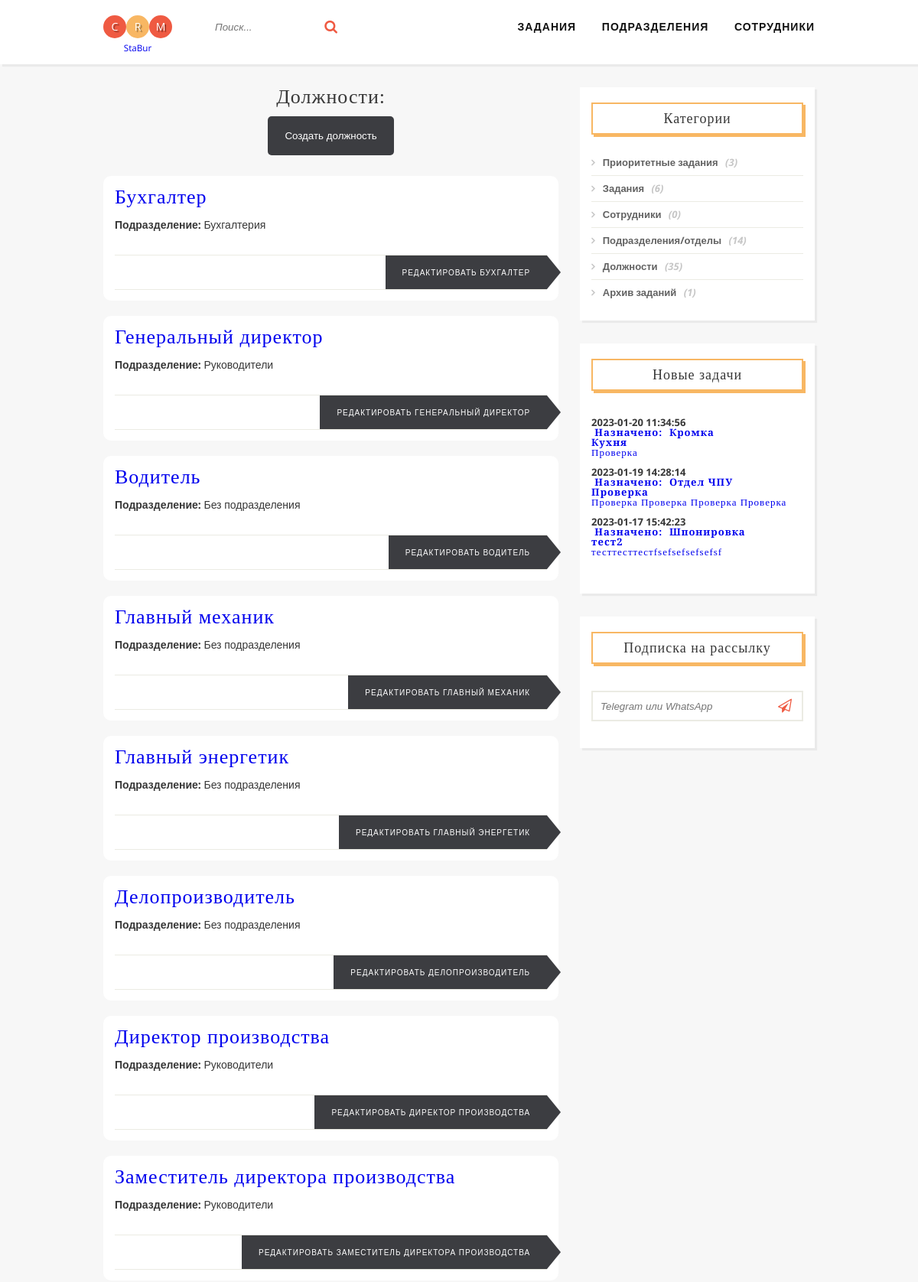
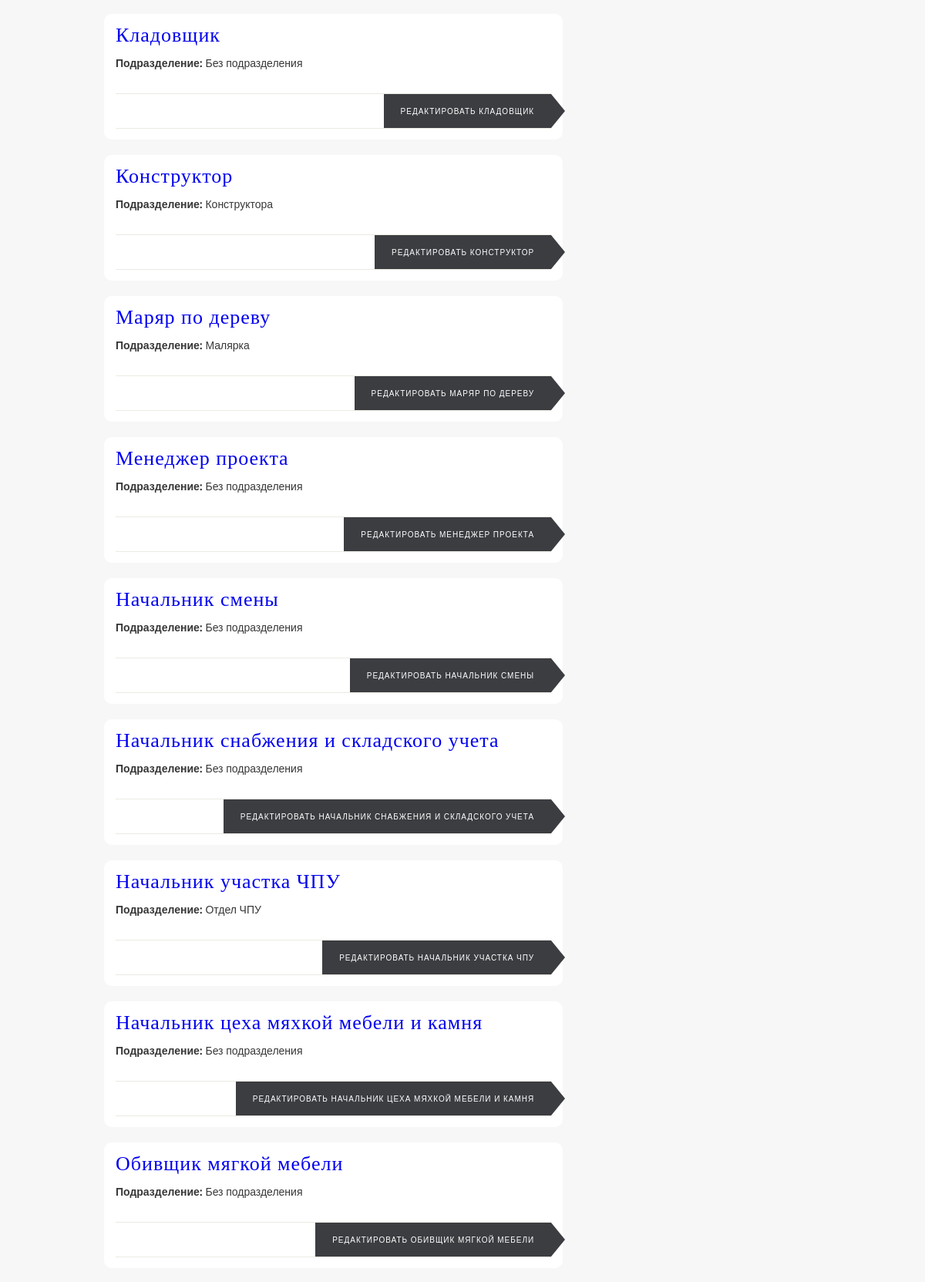
/positions.php (upper part), run on the app's committed database (2 pictures, top to bottom).
### tables this page shows
CREATE TABLE `position_worker` (
  `id_position` int(4) UNSIGNED NOT NULL,
  `name_position` varchar(255) NOT NULL,
  `department_position` varchar(255) NOT NULL,
  `description_position` text NOT NULL
);

CREATE TABLE `tasks` (
  `id_task` int(12) UNSIGNED NOT NULL,
  `name_task` varchar(250) NOT NULL,
  `priority_task` varchar(100) DEFAULT NULL,
  `status_task` int(2) UNSIGNED NOT NULL,
  `description_task` text NOT NULL,
  `department_task` int(4) UNSIGNED NOT NULL,
  `datetime_create_task` datetime NOT NULL,
  `datetime_out_task` datetime NOT NULL,
  `url_task` varchar(255) NOT NULL
);

CREATE TABLE `department` (
  `id_depart` int(4) UNSIGNED NOT NULL,
  `name_depart` varchar(250) NOT NULL,
  `description_depart` text NOT NULL,
  `code_depart` varchar(12) NOT NULL
);

### positions.php (the view, shortened to what this page needs)
<!DOCTYPE html>
<html>
<?php
include_once "./inc/connectBD.php";
include_once "./inc/header.php";
?>
  <div class="container">
  <div class="posts-list">
    <article class="post">
    <h2 class="post-title" align="center">Должности:</h2>
<?php
 $sql = "SELECT * FROM position_worker";
 $result = $pdo_conn->query($sql);
 $redactID = intval(isset($_GET['redactID']) ? $_GET['redactID'] : null);
 $newPosition = isset($_GET['position']) ? $_GET['position'] : null;
if($redactID){
  $redact = "SELECT * FROM position_worker WHERE `id_position` = '$redactID'";
  $redact_position = $pdo_conn->query($redact);
  $row_redact = $redact_position->fetch(PDO::FETCH_ASSOC);
  $idPosition = $row_redact["id_position"];
  $namePosition = $row_redact["name_position"];
  $departPosition = $row_redact["department_position"];
  $descriptPosition = $row_redact["description_position"];
  if(isset($_POST['update'])){
    include "./inc/edit_position.php";
}
if(isset($_POST['close'])){
    header("Location: ./positions.php#$idPosition");
}
echo "<h1 align=\"center\">Редактирование должности<br>$namePosition</h1>";
if(isset($_POST['delete']) || isset($_GET['delete']) == 'ok'){
    include "./inc/delete_position.php";
}
echo "<center><table class=\"widget\" border=\"0\">
    <form method='post' id=\"subscribe\">
    <input type='hidden' name='id' value=\"$idPosition\">";
    if(isset($_GET['status']) == 'ok'){
        echo "<tr><td><h1 align=\"center\" style=\"color: green\">Обновлено успешно!</h1></td></tr>";
    }
echo "<tr><td><div align=\"right\"><button class=\"delete\" type=\"submit\" name=\"delete\" value=\"ok\">Удалить</button></div></td></tr>";
echo "<tr><td><p><font color=\"red\">*</font>Наименование должности:</p></td></tr>
    <tr><td><input class=\"rounded\" type='text' inputmode=\"text\" name='name' value='$namePosition' required></td></tr>";
    echo "<tr><td><p><font color='red'>*</font>Подразделение/отдел:</p></td></tr>
    <tr><td><select class=\"rounded\" name='department'>";
        $redact_dw = "SELECT * FROM department";
        $redact_dw = $pdo_conn->query($redact_dw);
        while($row_dw = $redact_dw->fetch(PDO::FETCH_ASSOC))
    {
    echo "<option ";
    if($row_dw['name_depart']=="$departPosition") echo "selected=\"selected\"";
    echo " class=\"rounded\" value=\"" . $row_dw["name_depart"]. "\">" . $row_dw["name_depart"]. "</option>";
    }
echo "<tr><td><p>Описание:</p></td></tr>
    <tr><td><textarea id=\"area\" name='description' placeholder=''>$descriptPosition</textarea></td></tr>
    <tr><td>&nbsp;</td></tr>
    <tr><td align=\"center\"><button class=\"main\" type=\"submit\" name=\"update\">Сохранить</button>&nbsp;<button class=\"main\" type=\"submit\" name=\"close\">Отмена</button></td></tr>
    <tr><td align=\"center\">
    </form></td></tr></table></center>";
$row_redact = null;
} elseif($newPosition == 'new'){
  include "./inc/new_position.php";
} else {
if ($result) {
  echo "<div align=\"center\"><form method=\"get\"><button class=\"main\" type=\"submit\" name=\"position\" value=\"new\">Создать должность</button></div></form><br>";
  while($row = $result->fetch(PDO::FETCH_ASSOC)) {
      echo "<div class=\"block-task\">";
      echo "<div id=\"" . $row["id_position"]. "\" class=\"post-content\">";
      echo "<h2 class=\"post-title\"><a href=\"?redactID=" . $row["id_position"]. "\">" . $row["name_position"]. "</a></h2>";
      echo "<p> <b>Подразделение:</b> "  . $row["department_position"]. "</p>";
      echo "<div class=\"post-footer\"><a title=\"Редактировать " . $row["name_position"]. "\" class=\"more-link\" href=\"?redactID=" . $row["id_position"]. "\">Редактировать " . $row["name_position"]. "</a></div></div><br>";
      echo "</div>";
  }
  echo "<div align=\"center\"><form method=\"get\"><button class=\"main\" type=\"submit\" name=\"position\" value=\"new\">Создать должность</button></div></form><br>";
} else {
  echo "<div align=\"center\"><form method=\"get\"><button class=\"main\" type=\"submit\" name=\"position\" value=\"new\">Создать должность</button></div></form><br>";
  echo "<h2 class=\"post-title\">Нет должностей</h2>";
}
}
?>
    </article>
  </div>
<? require_once "./inc/right_block.php"; ?>
</div>
</body>
</html>

### inc/right_block.php
<?php
$query=$pdo_conn->query("SELECT COUNT(*) as count FROM tasks WHERE status_task!='4'");
$query->setFetchMode(PDO::FETCH_ASSOC);
$row_tasks=$query->fetch();
$count_tasks=$row_tasks['count'];
$query=$pdo_conn->query("SELECT COUNT(*) as count FROM tasks WHERE priority_task='Yes'");
$query->setFetchMode(PDO::FETCH_ASSOC);
$row_tasks_prior=$query->fetch();
$count_tasks_prior=$row_tasks_prior['count'];
$query=$pdo_conn->query("SELECT COUNT(*) as count FROM tasks WHERE status_task='4'");
$query->setFetchMode(PDO::FETCH_ASSOC);
$row_tasks_arch=$query->fetch();
$count_tasks_arch=$row_tasks_arch['count'];
$query=$pdo_conn->query("SELECT COUNT(*) as count FROM worker");
$query->setFetchMode(PDO::FETCH_ASSOC);
$row_worker=$query->fetch();
$count_worker=$row_worker['count'];
$query=$pdo_conn->query("SELECT COUNT(*) as count FROM department");
$query->setFetchMode(PDO::FETCH_ASSOC);
$row_depart=$query->fetch();
$count_depart=$row_depart['count'];
$query=$pdo_conn->query("SELECT COUNT(*) as count FROM position_worker");
$query->setFetchMode(PDO::FETCH_ASSOC);
$row_position=$query->fetch();
$count_position=$row_position['count'];
$task_recent = $pdo_conn->query("SELECT * FROM tasks ORDER BY id_task DESC LIMIT 3");
?>
  <aside>
  <div class="widget">
    <h3 class="widget-title">Категории</h3>
    <ul class="widget-category-list">
      <li><a href="./tasks_priority.php">Приоритетные задания</a> (<?php echo "$count_tasks_prior"; ?>)</li>
      <li><a href="./tasks.php">Задания</a> (<?php echo "$count_tasks"; ?>)</li>
      <li><a href="./worker.php">Сотрудники</a> (<?php echo "$count_worker"; ?>)</li>
      <li><a href="./department.php">Подразделения/отделы</a> (<?php echo "$count_depart"; ?>)</li>
      <li><a href="./positions.php">Должности</a> (<?php echo "$count_position"; ?>)</li>
      <li><a href="./archive.php">Архив заданий</a> (<?php echo "$count_tasks_arch"; ?>)</li>
    </ul>
  </div>
  <div class="widget">
    <h3 class="widget-title">Новые задачи</h3>
    <ul class="widget-posts-list">
      <li>
      <? foreach ($task_recent as $row): ?>
        <div class="post-image-small"><?=$row['datetime_create_task']?></div>
        <h4 class="widget-post-title">&nbsp;<a href="tasks.php#<?=$row['id_task']?>"><b>Назначено:&nbsp;
          <?
          $view_dt = "SELECT * FROM department";
          $view_dt = $pdo_conn->query($view_dt);
          while($row_dt = $view_dt->fetch(PDO::FETCH_ASSOC))
          {
          if($row_dt['id_depart']==$row['department_task']) { echo $row_dt['name_depart']; }
          }
          ?>
          </b><br /><b><?=$row['name_task']?></b><br /><?=$row['description_task']?></a><br /><br /></h3>
      <? endforeach ?>
      </li>
    </ul>
  </div>
  <div class="widget">
    <h3 class="widget-title">Подписка на рассылку</h3>
    <form action="" method="post" id="subscribe">
      <input type="telegram" name="messager" placeholder="Telegram или WhatsApp" required>
      <button type="submit"><i class="fa fa-paper-plane-o"></i></button>
    </form>
  </div>
</aside>

### css/style.css (style rules this page uses)
*, *:after, *:before { box-sizing: border-box; padding: 0; margin: 0; transition: .5s ease-in-out; }
ul { list-style: none; }
a { text-decoration: none; outline: none; }
h1, h2, h3, h4, h5, h6 { font-family: 'Playfair Display'; font-weight: normal; letter-spacing: 1px; }
body { font-family: 'Open Sans', arial, sans-serif; font-size: 14px; line-height: 1; color: #373737; background: #f7f7f7; }
header:after, .container:after, footer:after, .widget-posts-list li:after, #subscribe:after { content: ""; display: table; clear: both; }
.container { margin: 0 auto; width: 100%; max-width: 960px; padding: 0 15px; }
.posts-list { margin-bottom: 30px; width: 64%; float: left; }
.post { margin-bottom: 35px; }
.block-task { background-color: white; border-radius: 10px 10px 10px 10px; padding-top: 15px; padding-left: 15px; padding-right: 15px; margin-bottom: 20px; }
.post-content p { line-height: 1.5; padding-bottom: 1em; }
.post-title { margin-bottom: 12px; font-size: 26px; }
.post-footer { border-top: 1px solid #EBEBE3; border-bottom: 1px solid #EBEBE3; position: relative; margin-top: 15px; text-align: right; }
.more-link { position: relative; display: inline-block; font-size: 10px; text-transform: uppercase; color: white; line-height: 44px; padding: 0 22px; background: #3C3D41; letter-spacing: 0.1em; white-space: nowrap; }
.more-link:after { content: ''; display: block; position: absolute; width: 0; height: 0; top: 0; right: 0; border: solid transparent; border-width: 22px 18px; border-left-color: #3C3D41; transform: translateX(100%); }
button.main { background: #3C3D41; color: #fff; padding: 18px 22px; margin-bottom: 1em; border: 1px transparent; border-radius: 5px; cursor:pointer; }
aside { width: 33%; float: right; }
.widget { padding: 20px 15px; background: white; font-size: 13px; font-weight: bold; margin-bottom: 30px; box-shadow: 3px 3px 1px rgba(0, 0, 0, .05); }
.widget-title { font-size: 18px; padding: 10px; margin-bottom: 20px; text-align: center; border: 2px solid #F8B763; box-shadow: 3px 3px 0 0 #F8B763; }
.widget-category-list li { border-bottom: 1px solid #EBEBE3; padding: 10px 0; color: #c6c6c6; font-style: italic; }
.widget-category-list li:last-child { border-bottom: none; }
.widget-category-list li a { color: #626262; margin-right: 6px; font-style: normal; }
.widget-category-list li a:before { content: "\f105"; display: inline-block; font-family: 'FontAwesome'; margin-right: 10px; color: #c6c6c6; }
.widget-posts-list li { border-top: 1px solid #EBEBE3; padding: 15px 0; }
.widget-posts-list li:nth-child(1) { border-top: none; }
.post-image-small { width: 50%; float: left; margin-right: 15px; }
.widget-post-title { float: left; }
#subscribe { position: relative; width: 100%; padding: 15px 0; }
#subscribe input { width: 100%; display: block; float: left; border: 2px solid #EBEBE3; padding: 0 0 0 10px; height: 40px; position: relative; outline: none; color: #9E9C9C; font-style: italic; }
#subscribe button { padding: 0 15px; background: transparent; height: 40px; border: none; position: absolute; right: 0; color: #EF5A42; cursor: pointer; font-size: 18px; }

### data on the page
position_worker: name_position "Бухгалтер", department_position "Бухгалтерия", name_position "БУХГАЛТЕР"
position_worker: name_position "Генеральный директор", department_position "Руководители", name_position "ГЕНЕРАЛЬНЫЙ ДИРЕКТОР"
position_worker: name_position "Водитель", department_position "Без подразделения", name_position "ВОДИТЕЛЬ"
position_worker: name_position "Главный механик", department_position "Без подразделения", name_position "ГЛАВНЫЙ МЕХАНИК"
position_worker: name_position "Главный энергетик", department_position "Без подразделения", name_position "ГЛАВНЫЙ ЭНЕРГЕТИК"
position_worker: name_position "Делопроизводитель", department_position "Без подразделения", name_position "ДЕЛОПРОИЗВОДИТЕЛЬ"
position_worker: name_position "Директор производства", department_position "Руководители", name_position "ДИРЕКТОР ПРОИЗВОДСТВА"
position_worker: name_position "Заместитель директора производства", department_position "Руководители", name_position "ЗАМЕСТИТЕЛЬ ДИРЕКТОРА ПРОИЗВОДСТВА"
position_worker: name_position "Кладовщик", department_position "Без подразделения", name_position "КЛАДОВЩИК"
position_worker: name_position "Конструктор", department_position "Конструктора", name_position "КОНСТРУКТОР"
position_worker: name_position "Маряр по дереву", department_position "Малярка", name_position "МАРЯР ПО ДЕРЕВУ"
position_worker: name_position "Менеджер проекта", department_position "Без подразделения", name_position "МЕНЕДЖЕР ПРОЕКТА"
position_worker: name_position "Начальник смены", department_position "Без подразделения", name_position "НАЧАЛЬНИК СМЕНЫ"
position_worker: name_position "Начальник снабжения и складского учета", department_position "Без подразделения", name_position "НАЧАЛЬНИК СНАБЖЕНИЯ И СКЛАДСКОГО УЧЕТА"
position_worker: name_position "Начальник участка ЧПУ", department_position "Отдел ЧПУ", name_position "НАЧАЛЬНИК УЧАСТКА ЧПУ"
position_worker: name_position "Начальник цеха мяхкой мебели и камня", department_position "Без подразделения", name_position "НАЧАЛЬНИК ЦЕХА МЯХКОЙ МЕБЕЛИ И КАМНЯ"
position_worker: name_position "Обивщик мягкой мебели", department_position "Без подразделения", name_position "ОБИВЩИК МЯГКОЙ МЕБЕЛИ"
tasks: datetime_create_task "2023-01-20 11:34:56", name_task "Кухня", description_task "Проверка"
department: name_depart "Кромка"
tasks: datetime_create_task "2023-01-19 14:28:14", name_task "Проверка", description_task "Проверка Проверка Проверка Проверка"
department: name_depart "Отдел ЧПУ"
tasks: datetime_create_task "2023-01-17 15:42:23", name_task "тест2", description_task "тесттесттестfsefsefsefsefsf"
department: name_depart "Шпонировка"

### other printed values
$count_tasks_prior "3"
$count_tasks "6"
$count_worker "0"
$count_depart "14"
$count_position "35"
$count_tasks_arch "1"
